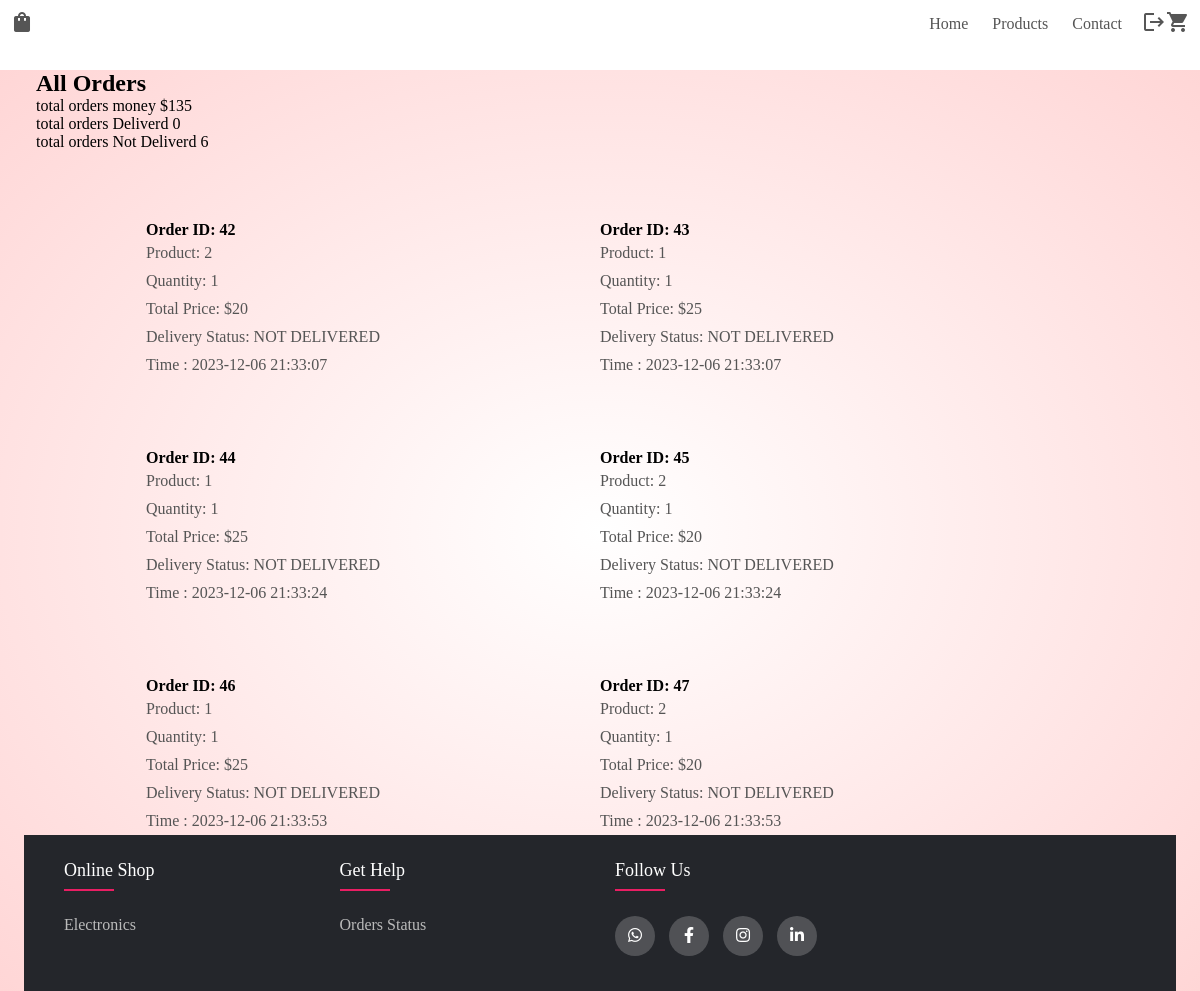
The app's page /order_status.php (signed in) with its own data.
### tables this page shows
CREATE TABLE `cart` (
  `cart_id` int(11) NOT NULL,
  `customer_id` int(11) DEFAULT NULL,
  `product_id` varchar(11) DEFAULT NULL,
  `quantity` int(11) DEFAULT NULL,
  `total_price` int(11) DEFAULT NULL,
  `delivery_status` varchar(255) DEFAULT 'NOT DELIVERED',
  `timestamp_col` timestamp NOT NULL DEFAULT current_timestamp()
);

### order_status.php (the view, shortened to what this page needs)
<?php
include("headers_and_footer/header.php");
$conn = new mysqli('localhost', 'root', '', 'sa-project');
$user_id = $_SESSION['customer_id'];
$sql = "SELECT * FROM cart WHERE customer_id = $user_id";
$result = $conn->query($sql);
$result1 = $conn->query($sql);
$cnt=0;
$notdeliverd=0;
$deliverd=0;
while($buffers = $result1->fetch_assoc()){
    $cnt+=$buffers["total_price"];
    if($buffers["delivery_status"]==="NOT DELIVERED"){
        $notdeliverd+=1;
    }
    else    $deliverd+=1;
}
?>
<div class="container mt-5">
<div class="container mt-5">
    <h2>All Orders</h2>
    <div>total orders money $<?php echo $cnt;?></div>
    <div>total orders Deliverd <?php echo $deliverd;?></div>
    <div>total orders Not Deliverd <?php echo $notdeliverd;?></div>
    <?php
    $orderCount = 0;
    if ($result->num_rows > 0) {
        while ($row = $result->fetch_assoc()) {
            if ($orderCount % 2 == 0) {
                echo "<div class='row'>";
            }
            if($row['timestamp_col'])
            echo "<div class='col-md-6 mb-4'>";
            echo "<div class='order card'>";
            echo "<h4 class='card-header'>Order ID: " . $row['cart_id'] . "</h4>";
            echo "<div class='card-body'>";
            echo "<p class='card-text'>Product: " . $row['product_id'] . "</p>";
            echo "<p class='card-text'>Quantity: " . $row['quantity'] . "</p>";
            echo "<p class='card-text'>Total Price: $" . $row['total_price'] . "</p>";
            echo "<p class='card-text'>Delivery Status: " . $row['delivery_status'] . "</p>";
            echo "<p class='card-text'>Time : " . $row['timestamp_col'] . "</p>";
            echo "</div>";
            echo "</div>";
            echo "</div>";
            $orderCount++;
            if ($orderCount % 2 == 0) {
                echo "</div>";
            }
        }
    } else {
        echo "<p style=\"margin-top: 100px; font-size: 25px;\">No orders found.</p>";
    }
    ?>
</div>
<?php
include("headers_and_footer/footer.php");
?>

### style.css (style rules this page uses)
* { margin: 0; padding: 0; box-sizing: border-box; }
p { color: #555; }
.container { max-width: 1300px; margin: auto; padding-left: 25px; padding-right: 25px; min-height: 100vh; }
.row { display: flex; align-items: center; flex-wrap: wrap; justify-content: space-around; }
.header .row { margin-top: 70px; }

### headers_and_footer/header.php (style rules this page uses)
* { box-sizing: border-box; }
.container { flex: 1; }
.row:after { content: ""; display: table; clear: both; }
p { line-height: 1.75; }
.container, .container-fluid, .container-xxl, .container-xl, .container-lg, .container-md, .container-sm { width: 100%; padding-right: var(--bs-gutter-x, 0.75rem); padding-left: var(--bs-gutter-x, 0.75rem); margin-right: auto; margin-left: auto; min-height: 80vh; }
*, *::before, *::after { box-sizing: border-box; }
div { display: block; }

### records on screen
cart: cart_id "42", product "2", quantity "1", total_price "20", delivery_status "NOT DELIVERED", timestamp_col "2023-12-06 21:33:07"
cart: cart_id "43", product "1", quantity "1", total_price "25", delivery_status "NOT DELIVERED", timestamp_col "2023-12-06 21:33:07"
cart: cart_id "44", product "1", quantity "1", total_price "25", delivery_status "NOT DELIVERED", timestamp_col "2023-12-06 21:33:24"
cart: cart_id "45", product "2", quantity "1", total_price "20", delivery_status "NOT DELIVERED", timestamp_col "2023-12-06 21:33:24"
cart: cart_id "46", product "1", quantity "1", total_price "25", delivery_status "NOT DELIVERED", timestamp_col "2023-12-06 21:33:53"
cart: cart_id "47", product "2", quantity "1", total_price "20", delivery_status "NOT DELIVERED", timestamp_col "2023-12-06 21:33:53"

### other values on screen
$cnt "135"
$deliverd "0"
$notdeliverd "6"
